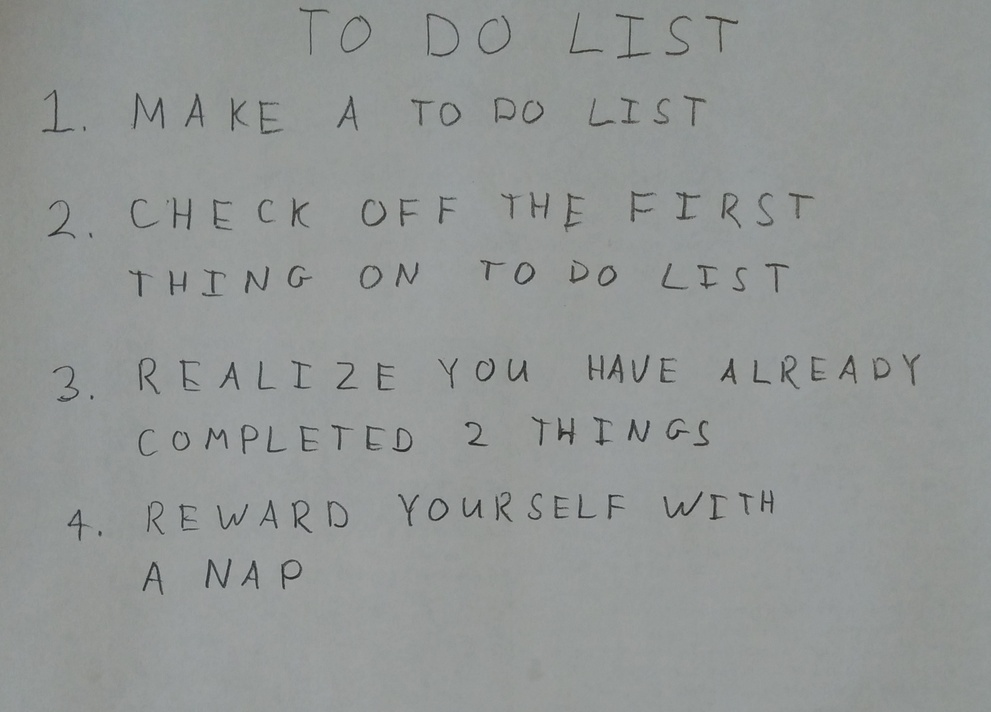
#> input picture NeuralNetworks/images/01_list.jpg, 991 x 712 px, shrunk from 2270 x 1631 before the run
$ python -i q4.py   (imports and definitions only)
#> lines starting #> are read from the running program, lines starting #| are printed output that depends on the picture; after the words box and inside, x2 and y2 are one past the last pixel; in counts of white or black regions, pixels touching at a corner belong together
import numpy as np

import skimage
import skimage.measure
import skimage.color
import skimage.restoration
import skimage.filters
import skimage.morphology
import skimage.segmentation


import matplotlib.image as mpimg
from skimage.filters import threshold_otsu , threshold_mean, threshold_local
from skimage.segmentation import clear_border
from skimage.measure import label, regionprops
from skimage.morphology import closing, square , opening,convex_hull_image
from skimage.color import label2rgb,rgb2gray
import matplotlib.pyplot as plt
import matplotlib.patches as mpatches
# takes a color image
# returns a list of bounding boxes and black_and_white image
def findLetters(image):
    bboxes = []
    bw = None
    # insert processing in here
    # one idea estimate noise -> denoise -> greyscale -> threshold -> morphology -> label -> skip small boxes
    # this can be 10 to 15 lines of code using skimage functions

    ##########################
    ##### your code here #####
    ##########################


#
    image_gray = rgb2gray(image)
    blurred = skimage.filters.gaussian(image_gray, sigma=1.0)

    thresh = threshold_otsu(blurred)
#> thresh = 0.502
    bn1 = image_gray < thresh
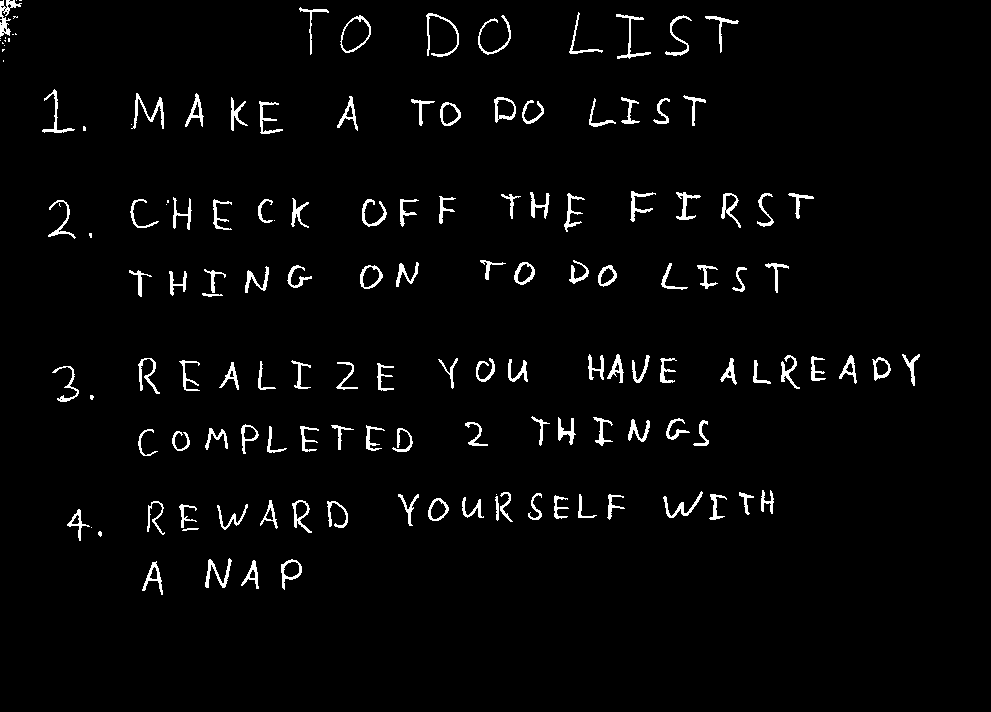
#> bn1: shape (712, 991) bool; 2.9% white; 144 white regions (25 under 20 px), largest, box (x1, y1, x2, y2) and area: (131, 93, 164, 129) 305, (0, 0, 22, 37) 293, (426, 13, 459, 57) 273
    bw= image_gray > thresh

    bn = opening(bn1)
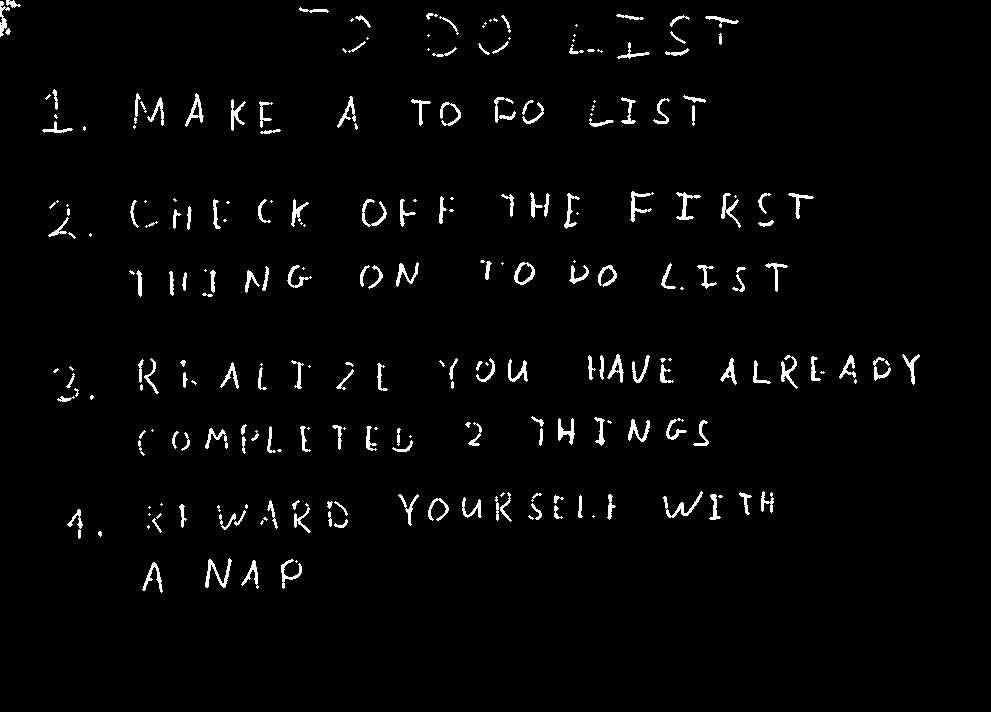
#> bn: shape (712, 991) bool; 2.4% white; 250 white regions (82 under 20 px)

    label_image = label(bn)
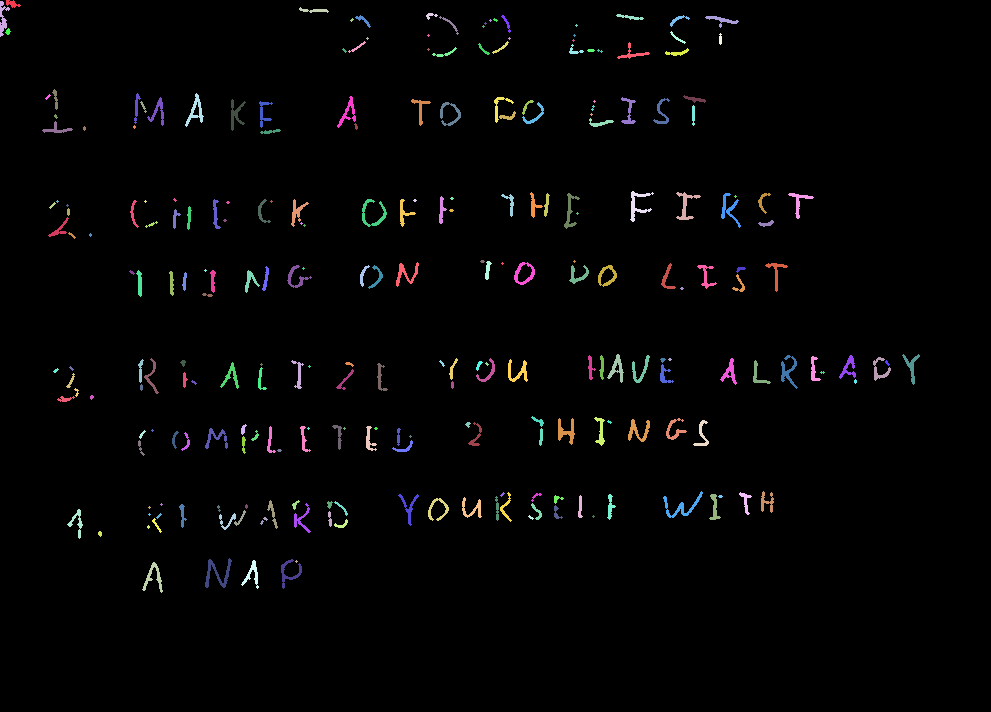
#> label_image: shape (712, 991) int32; 251 distinct labels, from 0 to 250; one colour per label, 0 black

    image_label_overlay = label2rgb(label_image, image=image)
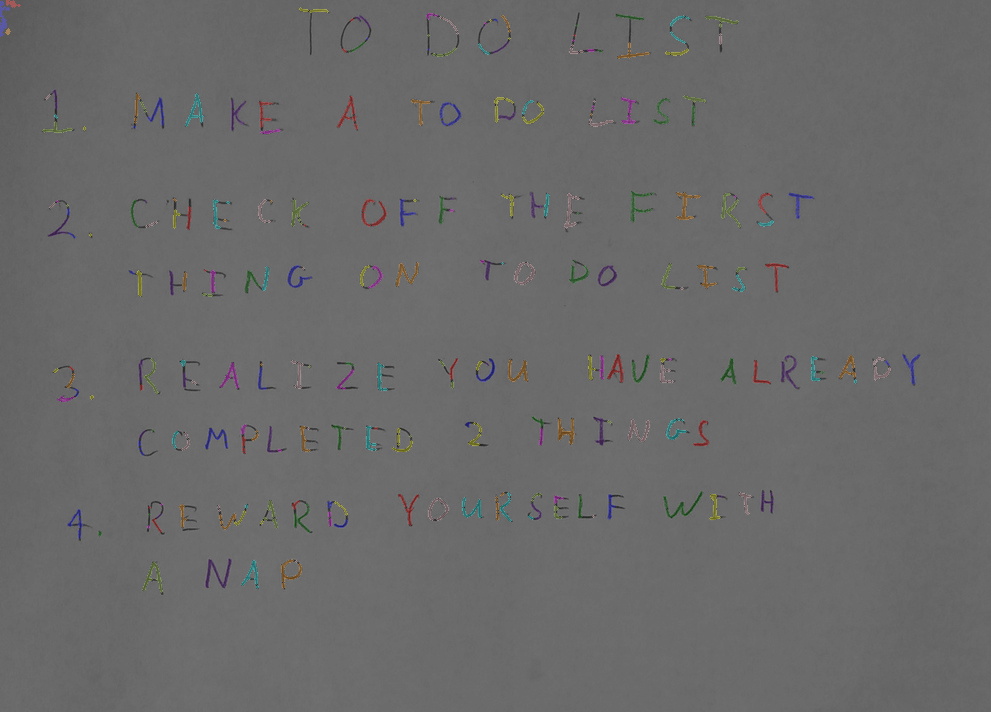
#> image_label_overlay: shape (712, 991, 3) float64; mean R, G, B 0.416, 0.416, 0.416

    regions = regionprops(label_image)
#> regions = 250 regions; largest, box (x1, y1, x2, y2) and area: (205, 558, 232, 588) 260, (663, 491, 703, 518) 236, (630, 191, 654, 222) 216, (362, 199, 387, 227) 205, (676, 192, 701, 220) 204
#
    total_area = 0
    for region in regions:
        total_area += region.area
#> this loop made 250 passes
#> total_area on passes 1 to 3: 64, 215, 297
#> after the loop, total_area = 17009
    mean_area = total_area / len(regions)
#> mean_area = 68.04

    bboxes = []
    for region in regions:
        # take regions with large enough areas
        if region.area >= mean_area / 2:
            # draw rectangle around segmented letters
            min_row, min_col, max_row, max_col = region.bbox

            bboxes.append(np.array([min_row, min_col, max_row, max_col]))
#> this loop made 250 passes
#> (min_row, min_col, max_row, max_col) on passes 1, 2, 3, 4, 5, 6, 7, 8, 9, 10, 18, 25: (0, 6, 8, 21), (1, 0, 37, 10), (7, 299, 13, 329), (13, 426, 20, 438), (14, 616, 20, 644), (15, 355, 28, 371), (15, 501, 33, 511), (15, 670, 27, 690), (16, 439, 35, 459), (16, 705, 28, 739), (31, 670, 44, 686), (41, 348, 53, 366)
#> after the loop, bboxes = 149 items, first 6: [0, 6, 8, 21], [1, 0, 37, 10], [7, 299, 13, 329], [13, 426, 20, 438], [14, 616, 20, 644], [15, 355, 28, 371]


    return bboxes, bw

>>> import cv2
>>> picture = cv2.cvtColor(cv2.imread('../images/01_list.jpg'), cv2.COLOR_BGR2RGB)
>>> result = findLetters(picture)
